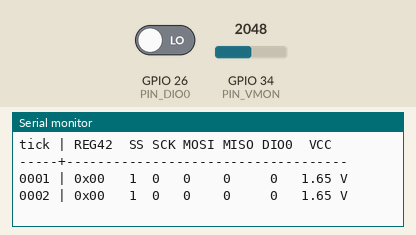
Recording of a sketch running on a simulated ESP32. Shown: the last lines printed to the serial monitor. Inputs (shaded band) come from the test bench; at power-on: GPIO 34 (PIN_VMON) = 2048, GPIO 26 (PIN_DIO0) LOW.

Above: at 1.8 s.
1.9 s: GPIO 34 (PIN_VMON) set to 2866
At 2.8 s:
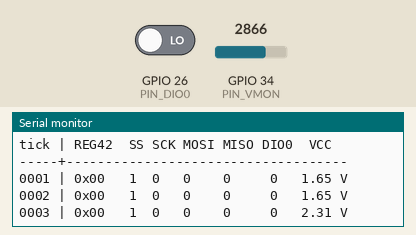
3.4 s: GPIO 26 (PIN_DIO0) driven HIGH
At 4.5 s:
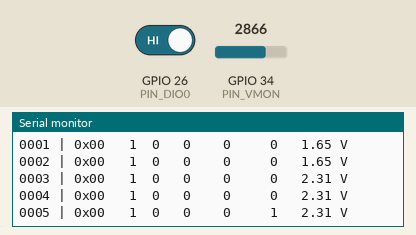
4.9 s: GPIO 34 (PIN_VMON) set to 3603
At 5.8 s:
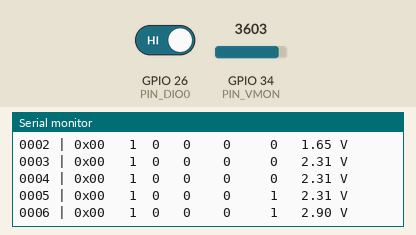
6.4 s: GPIO 26 (PIN_DIO0) driven LOW
At 7.8 s:
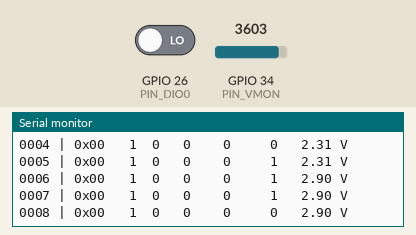
Timing chart, 0 to 8.9 s (numbered marks = the images above; inputs shaded):
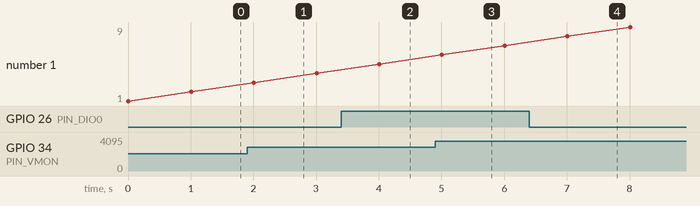

The sketch:

reg42_listener.ino
```cpp
// EchoMesh Field Note 002 – Passive GPIO Field Resonance Detection
// Author: Callum Maystone
// Source: https://github.com/echomesh/echomesh
//
// This sketch detects ambient EM interaction on GPIO26 from LoRa device presence.
// It reflects field presence without requiring transmission.
#include <Arduino.h>
#include <SPI.h>

#define PIN_SCK   18
#define PIN_MISO  19
#define PIN_MOSI  23
#define PIN_SS    5          // LoRa NSS / CS
#define PIN_DIO0  26
#define PIN_VMON  34         // 3V3 rail to ADC

uint8_t regRead(uint8_t addr) {
  digitalWrite(PIN_SS, LOW);
  uint8_t v = SPI.transfer(addr & 0x7F);
  v        = SPI.transfer(0x00);
  digitalWrite(PIN_SS, HIGH);
  return v;
}

void setup() {
  Serial.begin(115200);
  while (!Serial);

  pinMode(PIN_SS, OUTPUT);  digitalWrite(PIN_SS, HIGH);
  SPI.begin(PIN_SCK, PIN_MISO, PIN_MOSI, PIN_SS);

  Serial.println(F("tick | REG42  SS SCK MOSI MISO DIO0  VCC"));
  Serial.println(F("-----+------------------------------------"));
}

void loop() {
  static unsigned long t = 0;

  uint8_t ver = regRead(0x42);      // read LoRa REG_VERSION
  int ss   = digitalRead(PIN_SS);
  int sck  = digitalRead(PIN_SCK);
  int mosi = digitalRead(PIN_MOSI);
  int miso = digitalRead(PIN_MISO);
  int dio0 = digitalRead(PIN_DIO0);
  float vcc = analogRead(PIN_VMON) * 3.3 / 4095.0;

  Serial.printf("%04lu | 0x%02X   %d  %d   %d    %d     %d   %.2f V\r\n",
                ++t, ver, ss, sck, mosi, miso, dio0, vcc);

  delay(1000);   // sample every second
}
```

Measured:
- after the input at 1.9 s, the serial monitor: prints a new line after 0.11 s (image 1)
- after the input at 3.4 s, the serial monitor: prints a new line after 0.61 s (image 2)
- after the input at 4.9 s, the serial monitor: prints a new line after 0.11 s (image 3)
- after the input at 6.4 s, the serial monitor: prints a new line after 0.61 s (image 4)
